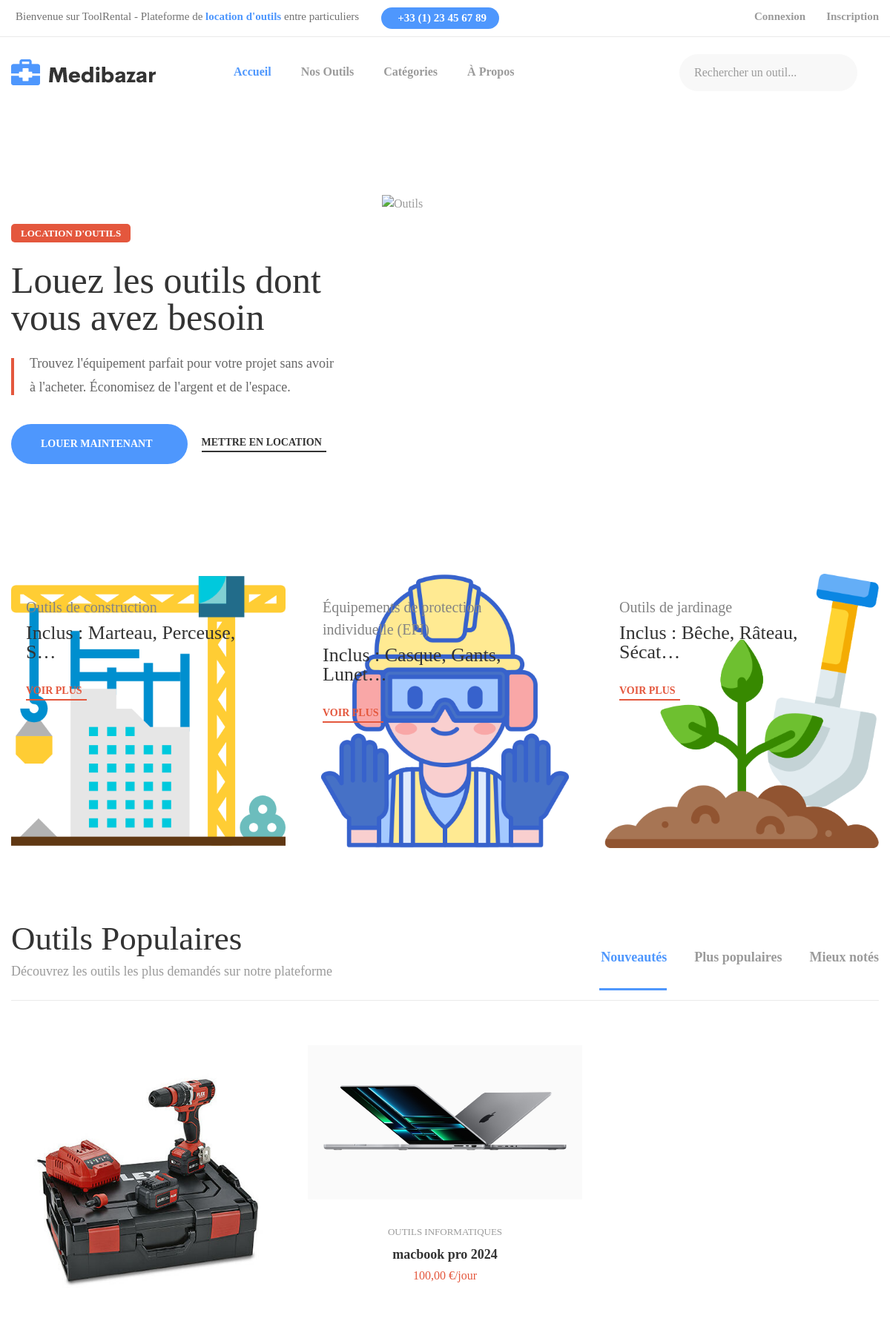
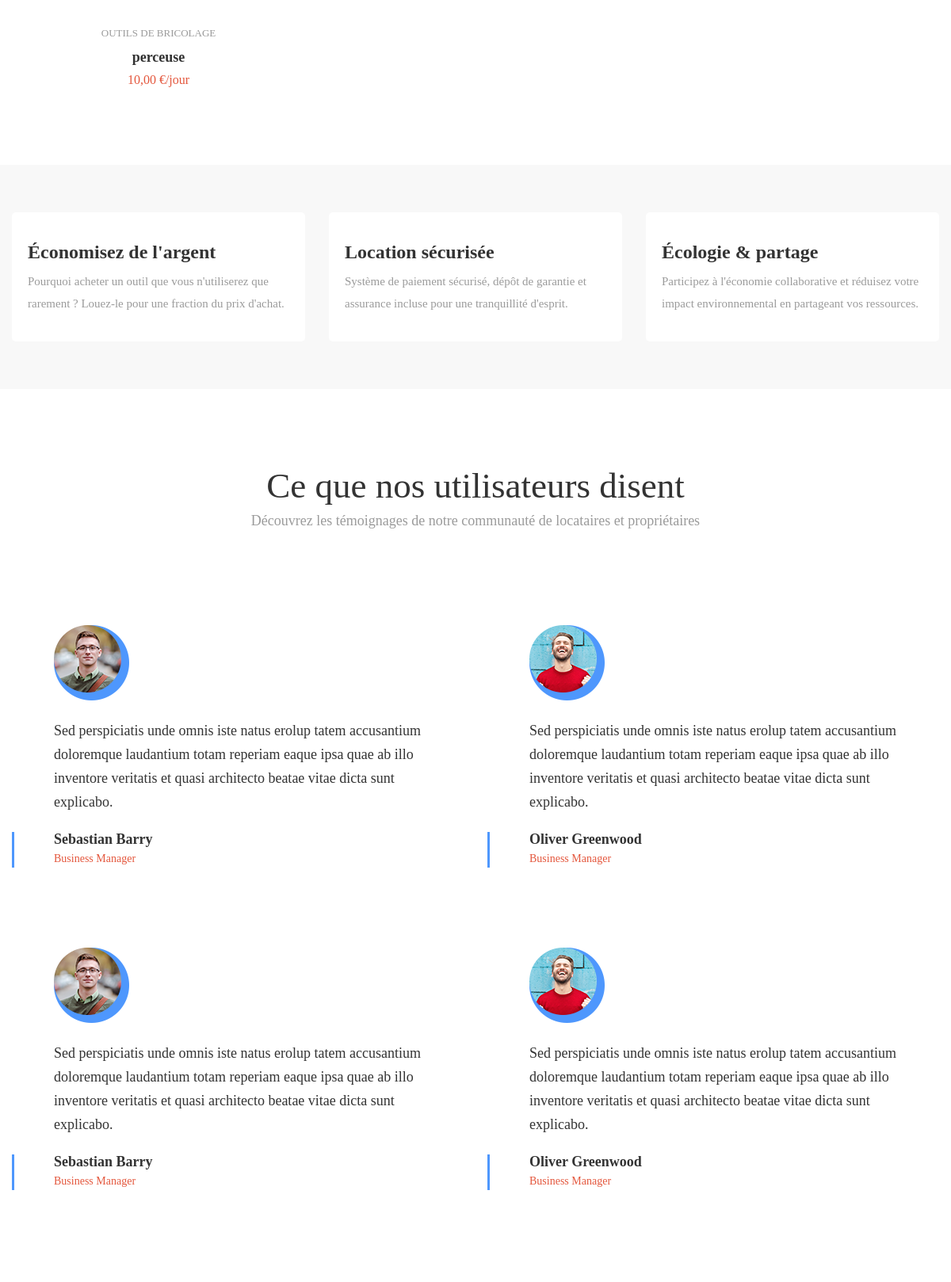
The page / (upper part) on the database its author committed (2 pictures, top to bottom).
### tools/models.py (models this page shows, shortened)
class Category(models.Model):
    name = models.CharField(max_length=100)
    description = models.TextField(blank=True, null=True)
    image = models.ImageField(upload_to='categories/', blank=True, null=True)
    class Meta:
        verbose_name_plural = "Categories"

class Tool(models.Model):
    CONDITION_CHOICES = [
        ('neuf', 'Neuf'),
        ('excellent', 'Excellent'),
        ('bon', 'Bon'),
        ('usage', 'Usagé'),
    ]
    name = models.CharField(max_length=200)
    description = models.TextField()
    category = models.ForeignKey(Category, on_delete=models.CASCADE, related_name='tools')
    owner = models.ForeignKey(User, on_delete=models.CASCADE, related_name='owned_tools')
    price_per_day = models.DecimalField(max_digits=10, decimal_places=2)
    deposit_amount = models.DecimalField(max_digits=10, decimal_places=2)
    is_available = models.BooleanField(default=True)
    condition = models.CharField(max_length=10, choices=CONDITION_CHOICES, default='bon')
    created_at = models.DateTimeField(auto_now_add=True)
    updated_at = models.DateTimeField(auto_now=True)
    location = models.CharField(max_length=255, blank=True, null=True)  # Localisation de l'outil pour la recherche

class ToolImage(models.Model):
    tool = models.ForeignKey(Tool, on_delete=models.CASCADE, related_name='images')
    image = models.ImageField(upload_to='tools/')
    is_primary = models.BooleanField(default=False)

### tools/views.py (the view)
# urls.py: 2. Add a URL to urlpatterns:  path('', views.home, name='home')
def home(request):
    new_tools = Tool.objects.filter(is_available=True).order_by('-created_at')[:6]
    popular_tools = Tool.objects.filter(is_available=True).annotate(
        reservation_count=Count('reservations')).order_by('-reservation_count')[:6]
    rated_tools = Tool.objects.filter(is_available=True).annotate(
        avg_rating=Avg('reviews__rating')).filter(avg_rating__isnull=False).order_by('-avg_rating')[:6]
    featured_categories = Category.objects.all()[:3]
    from reviews.models import Review
    testimonials = Review.objects.filter(rating__gte=4).order_by('-created_at')[:4]
    context = {
        'new_tools': new_tools,
        'popular_tools': popular_tools,
        'rated_tools': rated_tools,
        'featured_categories': featured_categories,
        'testimonials': testimonials,
        'categories': Category.objects.all(),
        'footer_categories': Category.objects.all()[:5],
    }
    return render(request, 'tools/home.html', context)

### templates/tools/home.html (shortened to what this page needs)
 {% extends 'base.html' %}
{% load static %}
{% block content %}
<section class="hero-area">
    <div class="hero-slider">
        <div class="slider-active">
            <div class="single-slider slider-height d-flex align-items-center"
                data-background="{% static 'img/slider/01.jpg' %}">
                <div class="container">
                    <div class="row">
                        <div class="col-xl-5 col-lg-6">
                            <div class="hero-text mt-90">
                                <div class="hero-slider-caption">
                                    <span data-animation="fadeInUp" data-delay=".2s">Location d'outils</span>
                                    <h2 data-animation="fadeInUp" data-delay=".4s">Louez les outils dont vous avez besoin</h2>
                                    <p data-animation="fadeInUp" data-delay=".6s">Trouvez l'équipement parfait pour votre projet sans avoir à l'acheter. Économisez de l'argent et de l'espace.</p>
                                </div>
                                <div class="hero-slider-btn">
                                    <a data-animation="fadeInUp" data-delay=".8s" href="{% url 'tools:list' %}"
                                        class="c-btn">Louer maintenant </a>
                                    <div class="b-button" data-animation="fadeInUp" data-delay="1s" style="animation-delay: 1s;">
                                        <a href="{% url 'tools:add' %}">Mettre en location </a>
                                    </div>
                                </div>
                            </div>
                        </div>
                        <div class="col-xl-7 col-lg-6">
                            <div class="slider-img d-none d-lg-block" data-animation="fadeInRight" data-delay=".8s">
                                <img src="{% static 'img/slider/02.png' %}" alt="Outils">
                            </div>
                        </div>
                    </div>
                </div>
            </div>
        </div>
    </div>
</section>
<div class="banner-area banner-pb pt-30 pb-70 pl-55 pr-55">
    <div class="container-fluid">
        <div class="row">
            {% for category in featured_categories %}
            <div class="col-xl-4 col-lg-4">
                <div class="banner-wrapper mb-30">
                    <div class="banner-img pos-rel">
                        <a href="{% url 'tools:category_detail' category.id %}"><img src="{{ category.image.url }}" alt="{{ category.name }}"></a>
                        <div class="banner-text">
                            <span>{{ category.name }}</span>
                            <h2>{{ category.description|truncatechars:30 }}</h2>
                            <div class="b-button red-b-button">
                                <a href="{% url 'tools:category_detail' category.id %}">voir plus </a>
                            </div>
                        </div>
                    </div>
                </div>
            </div>
            {% endfor %}
        </div>
    </div>
</div>
<div class="product-area pb-50">
    <div class="container">
        <div class="tab-border mb-60">
            <div class="row">
                <div class="col-xl-7 col-lg-6">
                    <div class="section-title mb-25">
                        <h2>Outils Populaires</h2>
                        <p>Découvrez les outils les plus demandés sur notre plateforme</p>
                    </div>
                </div>
                <div class="col-xl-5 col-lg-6">
                    <div class="product-tab mb-25">
                        <ul class="nav justify-content-start justify-content-lg-end product-nav" id="myTab" role="tablist">
                            <li class="nav-item">
                                <a class="nav-link active" id="new-tab" data-toggle="tab" href="#new" role="tab" aria-controls="new" aria-selected="true">
                                     Nouveautés
                                </a>
                            </li>
                            <li class="nav-item">
                                <a class="nav-link" id="popular-tab" data-toggle="tab" href="#popular" role="tab" aria-controls="popular" aria-selected="false">
                                     Plus populaires
                                </a>
                            </li>
                            <li class="nav-item">
                                <a class="nav-link" id="rated-tab" data-toggle="tab" href="#rated" role="tab" aria-controls="rated" aria-selected="false">
                                     Mieux notés
                                </a>
                            </li>
                        </ul>
                    </div>
                </div>
            </div>
        </div>
        <div class="product-tab-content">
            <div class="tab-content" id="myTabContent">
                <div class="tab-pane fade show active" id="new" role="tabpanel" aria-labelledby="new-tab">
                    <div class="row">
                        {% for tool in new_tools %}
                        <div class="col-xl-4 cl-lg-4 col-md-6">
                            <div class="product-wrapper text-center mb-45">
                                <div class="product-img pos-rel">
                                    <a href="{% url 'tools:detail' tool.id %}">
                                        {% if tool.images.filter.exists %}
                                            <img src="{{ tool.images.first.image.url }}" alt="{{ tool.name }}">
                                        {% else %}
                                            <img src="{% static 'img/tools/default-tool.jpg' %}" alt="{{ tool.name }}">
                                        {% endif %}
                                    </a>
                                </div>
                                <div class="product-text">
                                    <h5>{{ tool.category.name }}</h5>
                                    <h4><a href="{% url 'tools:detail' tool.id %}">{{ tool.name }}</a></h4>
                                    <span>{{ tool.price_per_day }} €/jour</span>
                                </div>
                            </div>
                        </div>
                        {% endfor %}
                    </div>
                </div>
            </div>
        </div>
    </div>
</div>
<div class="features-area pt-60 pb-30 grey-2-bg">
    <div class="container">
        <div class="row">
            <div class="col-xl-4 col-lg-4 col-md-6">
                <div class="features-wrapper mb-30">
                    <div class="features-text">
                        <h3>Économisez de l'argent</h3>
                        <p>Pourquoi acheter un outil que vous n'utiliserez que rarement ? Louez-le pour une fraction du prix d'achat.</p>
                    </div>
                </div>
            </div>
            <div class="col-xl-4 col-lg-4 col-md-6">
                <div class="features-wrapper mb-30">
                    <div class="features-text">
                        <h3>Location sécurisée</h3>
                        <p>Système de paiement sécurisé, dépôt de garantie et assurance incluse pour une tranquillité d'esprit.</p>
                    </div>
                </div>
            </div>
            <div class="col-xl-4 col-lg-4 col-md-6">
                <div class="features-wrapper mb-30">
                    <div class="features-text">
                        <h3>Écologie & partage</h3>
                        <p>Participez à l'économie collaborative et réduisez votre impact environnemental en partageant vos ressources.</p>
                    </div>
                </div>
            </div>
        </div>
    </div>
</div>
<div class="testimonial-area pt-100 pb-175" data-background="{% static 'img/bg/testimonial-bg.jpg' %}">
    <div class="container">
        <div class="row">
            <div class="col-xl-6 col-lg-6 offset-lg-3 offset-xl-3">
                <div class="section-title text-center mb-65">
                    <h2>Ce que nos utilisateurs disent</h2>
                    <p>Découvrez les témoignages de notre communauté de locataires et propriétaires</p>
                </div>
            </div>
        </div>
        <div class="row test-active">
                        <div class="col-xl-6">
                            <div class="testimonial-wrapper">
                                <div class="inner-test d-flex justify-content-between align-items-center">
                                    <div class="test-img">
                                        <img src="{% static 'img/testimonial/01.png' %}"  alt="">
                                    </div>
                                    <div class="test-rating">
                                    </div>
                                </div>
                                <div class="test-text">
                                    <p>Sed perspiciatis unde omnis iste natus erolup tatem accusantium doloremque laudantium totam reperiam eaque ipsa quae ab illo inventore veritatis et quasi architecto beatae vitae dicta sunt explicabo.</p>
                                    <h4>Sebastian Barry</h4>
                                    <span>Business Manager</span>
                                </div>
                            </div>
                        </div>
                        <div class="col-xl-6">
                            <div class="testimonial-wrapper">
                                <div class="inner-test d-flex justify-content-between align-items-center">
                                    <div class="test-img">
                                        <img src="{% static 'img/testimonial/02.png' %}"  alt="">
                                    </div>
                                    <div class="test-rating">
                                    </div>
                                </div>
                                <div class="test-text">
                                    <p>Sed perspiciatis unde omnis iste natus erolup tatem accusantium doloremque laudantium totam reperiam eaque ipsa quae ab illo inventore veritatis et quasi architecto beatae vitae dicta sunt explicabo.</p>
                                    <h4>Oliver Greenwood</h4>
                                    <span>Business Manager</span>
                                </div>
                            </div>
                        </div>
                        <div class="col-xl-6">
                            <div class="testimonial-wrapper">
                                <div class="inner-test d-flex justify-content-between align-items-center">
                                    <div class="test-img">
                                        <img src="{% static 'img/testimonial/01.png' %}"  alt="">
                                    </div>
                                    <div class="test-rating">
                                    </div>
                                </div>
                                <div class="test-text">
                                    <p>Sed perspiciatis unde omnis iste natus erolup tatem accusantium doloremque laudantium totam reperiam eaque ipsa quae ab illo inventore veritatis et quasi architecto beatae vitae dicta sunt explicabo.</p>
                                    <h4>Sebastian Barry</h4>
                                    <span>Business Manager</span>
                                </div>
                            </div>
                        </div>
                        <div class="col-xl-6">
                            <div class="testimonial-wrapper">
                                <div class="inner-test d-flex justify-content-between align-items-center">
                                    <div class="test-img">
                                        <img src= "{% static 'img/testimonial/02.png' %}" alt="">
                                    </div>
                                    <div class="test-rating">
                                    </div>
                                </div>
                                <div class="test-text">
                                    <p>Sed perspiciatis unde omnis iste natus erolup tatem accusantium doloremque laudantium totam reperiam eaque ipsa quae ab illo inventore veritatis et quasi architecto beatae vitae dicta sunt explicabo.</p>
                                    <h4>Oliver Greenwood</h4>
                                    <span>Business Manager</span>
                                </div>
                            </div>
                        </div>
                    </div>
    </div>
</div>
{% endblock %}

### rows shown on the page
Category: image (picture), name "Outils de construction", description "Inclus : Marteau, Perceuse, S…"
Category: image (picture), name "Équipements de protection individuelle (EPI)", description "Inclus : Casque, Gants, Lunet…"
Category: image (picture), name "Outils de jardinage", description "Inclus : Bêche, Râteau, Sécat…"
Tool: images.first.image (picture), category.name "OUTILS DE BRICOLAGE", name "perceuse", price_per_day "10,00"
Tool: images.first.image (picture), category.name "OUTILS INFORMATIQUES", name "macbook pro 2024", price_per_day "100,00"
